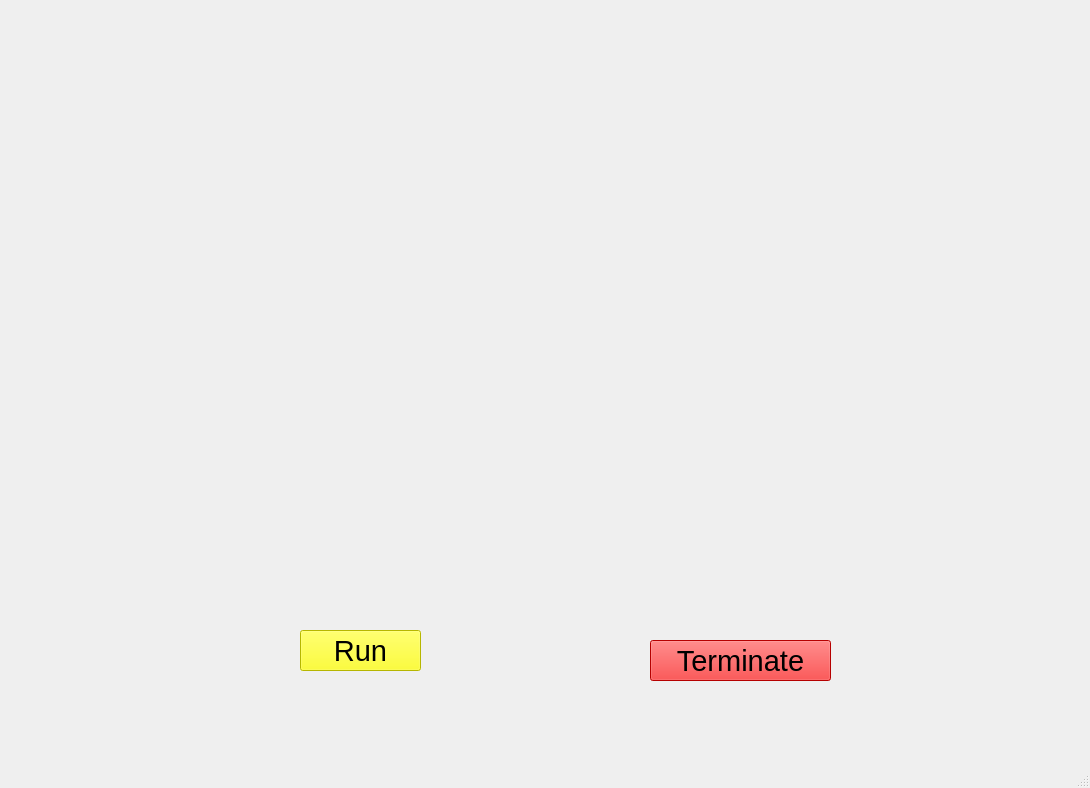
<?xml version="1.0" encoding="UTF-8"?>
<ui version="4.0">
 <class>Jarvis</class>
 <widget class="QMainWindow" name="Jarvis">
  <property name="geometry">
   <rect>
    <x>0</x>
    <y>0</y>
    <width>1090</width>
    <height>788</height>
   </rect>
  </property>
  <property name="windowTitle">
   <string>MainWindow</string>
  </property>
  <widget class="QWidget" name="centralwidget">
   <widget class="QLabel" name="label">
    <property name="geometry">
     <rect>
      <x>-10</x>
      <y>0</y>
      <width>1101</width>
      <height>821</height>
     </rect>
    </property>
    <property name="text">
     <string/>
    </property>
    <property name="pixmap">
     <pixmap>../../Downloads/Nt6v.gif</pixmap>
    </property>
    <property name="scaledContents">
     <bool>true</bool>
    </property>
   </widget>
   <widget class="QPushButton" name="pushButton">
    <property name="geometry">
     <rect>
      <x>300</x>
      <y>630</y>
      <width>121</width>
      <height>41</height>
     </rect>
    </property>
    <property name="font">
     <font>
      <pointsize>22</pointsize>
     </font>
    </property>
    <property name="styleSheet">
     <string notr="true">background-color: rgb(119, 175, 77);
background-color: rgb(255, 255, 0);</string>
    </property>
    <property name="text">
     <string>Run</string>
    </property>
   </widget>
   <widget class="QPushButton" name="pushButton_2">
    <property name="geometry">
     <rect>
      <x>650</x>
      <y>640</y>
      <width>181</width>
      <height>41</height>
     </rect>
    </property>
    <property name="font">
     <font>
      <pointsize>22</pointsize>
     </font>
    </property>
    <property name="styleSheet">
     <string notr="true">background-color: rgb(255, 0, 0);</string>
    </property>
    <property name="text">
     <string>Terminate</string>
    </property>
   </widget>
   <widget class="QLabel" name="label_2">
    <property name="geometry">
     <rect>
      <x>30</x>
      <y>10</y>
      <width>401</width>
      <height>181</height>
     </rect>
    </property>
    <property name="text">
     <string/>
    </property>
    <property name="pixmap">
     <pixmap>../../Downloads/T8bahf.gif</pixmap>
    </property>
   </widget>
   <widget class="QTextBrowser" name="textBrowser">
    <property name="geometry">
     <rect>
      <x>460</x>
      <y>50</y>
      <width>271</width>
      <height>51</height>
     </rect>
    </property>
    <property name="styleSheet">
     <string notr="true">background:transparent;
border - radius:none;</string>
    </property>
   </widget>
   <widget class="QTextBrowser" name="textBrowser_2">
    <property name="geometry">
     <rect>
      <x>730</x>
      <y>50</y>
      <width>271</width>
      <height>51</height>
     </rect>
    </property>
    <property name="styleSheet">
     <string notr="true">background:transparent;
border - radius:2px;</string>
    </property>
   </widget>
  </widget>
  <widget class="QMenuBar" name="menubar">
   <property name="geometry">
    <rect>
     <x>0</x>
     <y>0</y>
     <width>1090</width>
     <height>21</height>
    </rect>
   </property>
  </widget>
  <widget class="QStatusBar" name="statusbar"/>
 </widget>
 <resources/>
 <connections/>
</ui>
